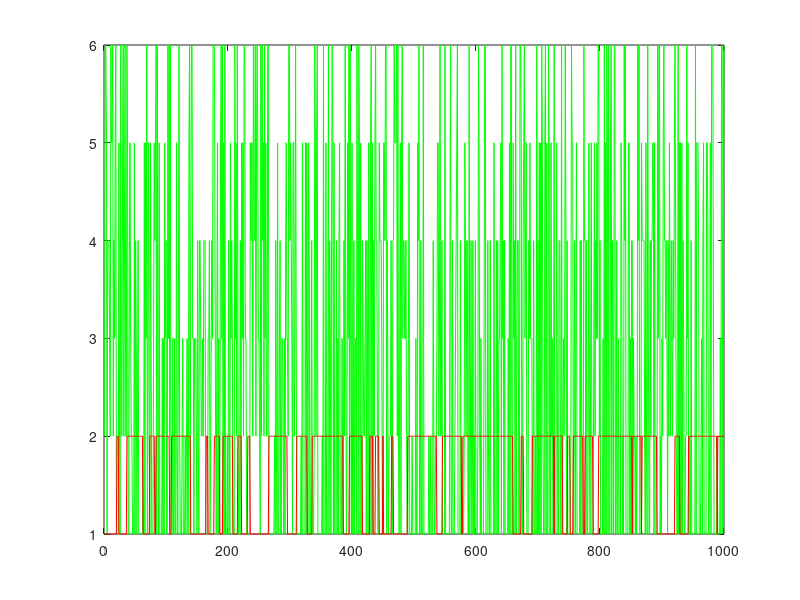
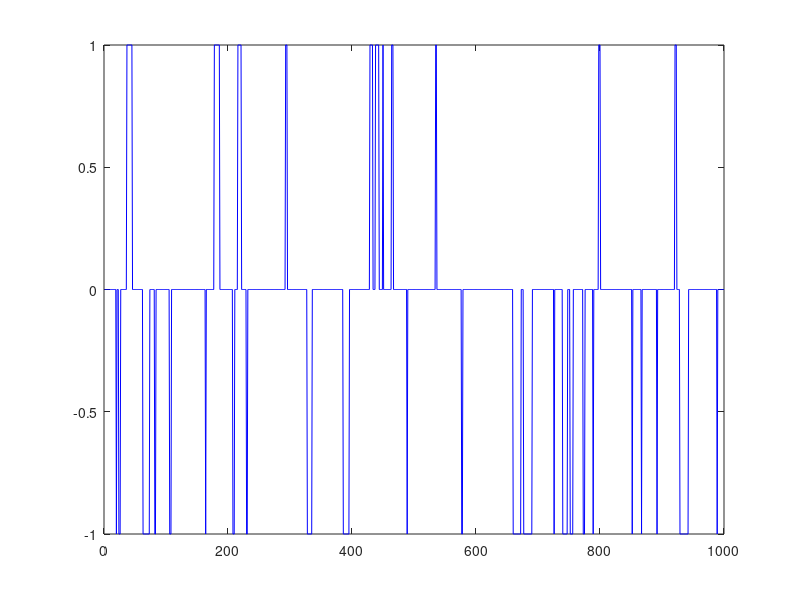

MATLAB code to generate these figures, in order: (Note: this script raises an error after producing the figures.)
%*******************************************************
% Author: Kevin
% Propose: Implement HMM in channel state modeling
% Date: 28th Dec, 2016
% Environment: Matlab 2015b
%*******************************************************

clf;
clear;
clc;
%-----------test part
%-----------Generating a Test Sequence
TRANS = [.9 .1; .05 .95;]; %transition matrix 
EMIS = [1/6, 1/6, 1/6, 1/6, 1/6, 1/6; 7/12, 1/12, 1/12, 1/12, 1/12, 1/12]; %emissions matrix
%generate a random sequence of states and emissions from the model
%output seq is the sequence; output states is the sequence of states
[seq,states] = hmmgenerate(1000,TRANS,EMIS);
figure(1),
plot(seq,'g');
hold on;
plot(states,'r');

%-------------Estimating the State Sequence
%uses the Viterbi algorithm to compute the most likely sequence of states
%likelystates is a sequence the same length as seq
likelystates = hmmviterbi(seq, TRANS, EMIS);
%test the accuracy of hmmviterbi
accuracy=sum(states==likelystates)/1000;
accuracy,
figure(2),
% plot(states,'r');
% hold on;
% plot(likelystates,'b');
plot(states-likelystates,'b');

%-------------Estimating Transition and Emission Matrices
%estimate the transition and emission matrices TRANS and EMIS 
%given a sequence seq of emissions
tic;
[TRANS_EST, EMIS_EST] = hmmestimate(seq, states); %Using hmmestimate

%have initial guesses for TRANS and EMIS, you can still estimate TRANS and
%EMIS using hmmtrain
TRANS_GUESS = [.85 .15; .1 .9];
EMIS_GUESS = [.17 .16 .17 .16 .17 .17;.6 .08 .08 .08 .08 08];
%hmmtrain uses an iterative algorithm that alters the matrices TRANS_GUESS 
%and EMIS_GUESS so that at each step the adjusted matrices are more likely to 
%generate the observed sequence, seq
tol=10;
[TRANS_EST2, EMIS_EST2] = hmmtrain(seq, TRANS_GUESS, EMIS_GUESS,'tolerance', tol)
running_time=toc;
%two factors reduce the reliability of hmmtrain
%converge to a local maximum 

%-------------Estimating Posterior State Probabilities
% the conditional probabilities that the model is in a particular state when 
% it generates a symbol in seq
%The output PSTATES is an M-by-L matrix, where M is the number of states 
%and L is the length of seq. PSTATES(i,j) is the conditional probability that the 
%model is in state i when it generates the jth symbol of seq
[PSTATES,logpseq] = hmmdecode(seq,TRANS,EMIS);%logarithm of the probability of the sequence seq

%The probability of a sequence tends to 0 as the length of the sequence increases
